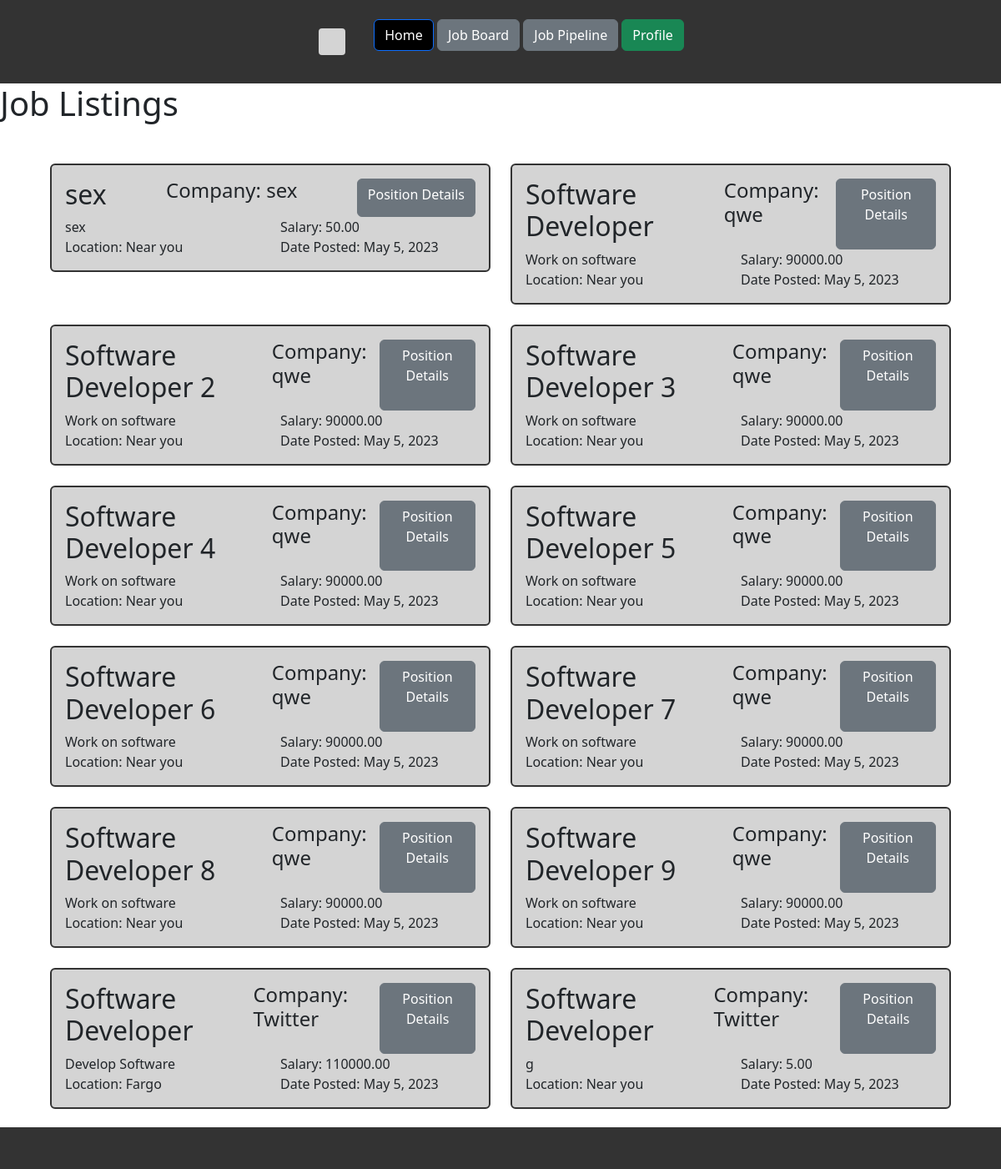
The page /candidate/job_list/ on the database as committed earlier.
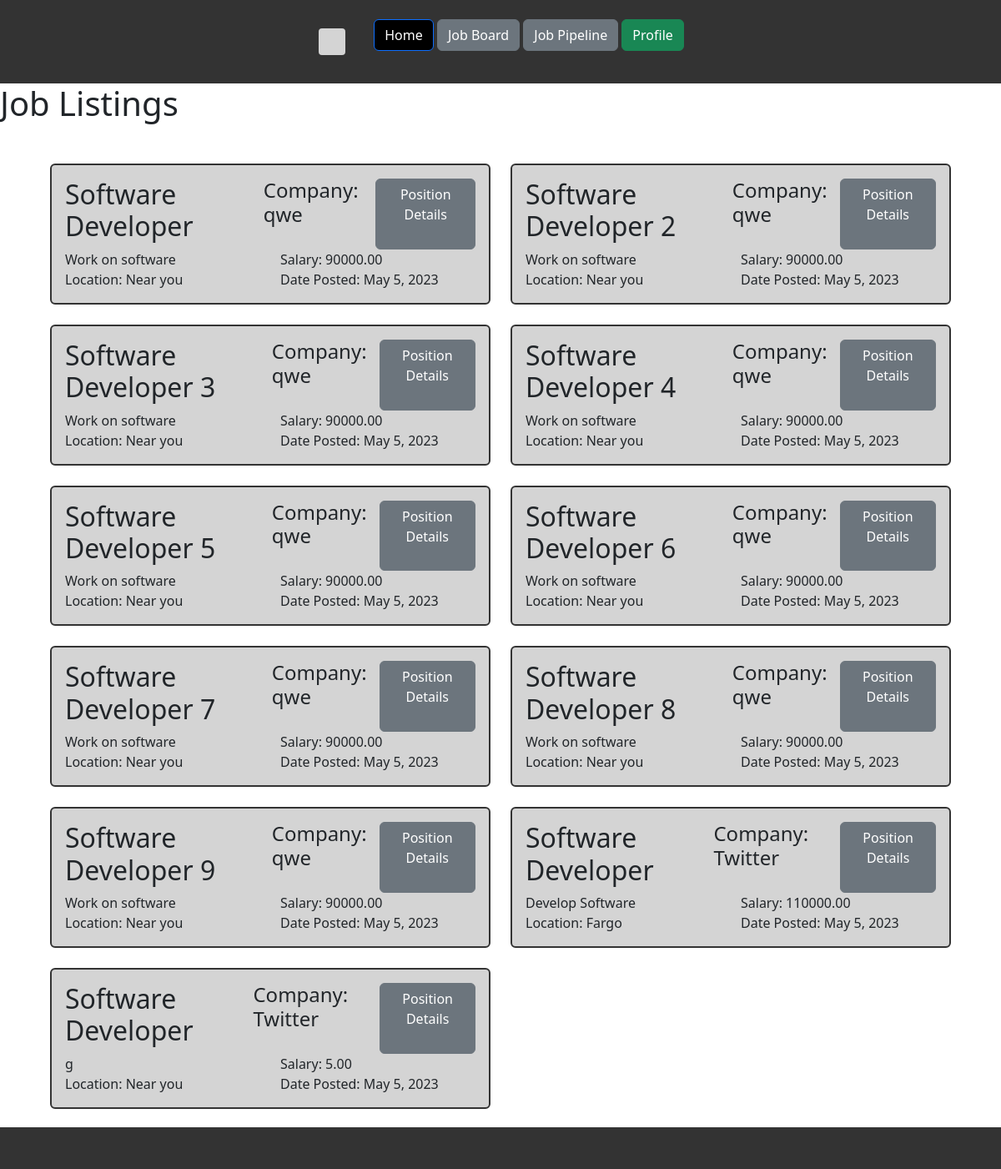
The same page on the database as committed later.
### employer/models.py (models this page shows, shortened)
class Job(models.Model):
    JobID = models.AutoField(primary_key=True)
    JobTitle = models.CharField(max_length=255, verbose_name= "Job Title")
    JobDescription = models.TextField(blank=True, null=True, verbose_name="Job Description")
    Salary = models.DecimalField(max_digits=10, decimal_places=2, blank=True, null=True)
    Location = models.CharField(max_length=255, blank=True, null=True)
    DatePosted = models.DateField(verbose_name= "Date Posted")
    EmployerID = models.ForeignKey(Employer, on_delete=models.CASCADE)

class Employer(models.Model):
    EmployerID = models.AutoField(primary_key=True)
    CompanyName = models.CharField(max_length=255)
    Industry = models.CharField(max_length=255, blank=True, null=True)
    Email = models.CharField(max_length=255)
    Password = models.CharField(max_length=255)
    is_employer = models.BooleanField(default=True)
    last_login = models.DateTimeField(blank=True, null=True)
    def __str__(self):
        return self.CompanyName

### candidate/views.py (the view)
# urls.py: path('job_list/', views.job_list, name='job_list'),
def job_list(request):
    jobs = Job.objects.all()
    context = {'jobs': jobs}
    return render(request, 'candidate/job_list.html', context)

### candidate/templates/candidate/job_list.html (shortened to what this page needs)
{% extends 'candidate/candidate_base.html' %} {% block content %}
<!DOCTYPE html>
<html lang="en">
  <head>
    <link
      href="https://cdn.jsdelivr.net/npm/bootstrap@5.3.0-alpha3/dist/css/bootstrap.min.css"
      rel="stylesheet"
    />
  </head>
  <body>
  </body>
</html>
<h1>Job Listings</h1>
{% if jobs %}
    <div class="row mx-5 my-5">
        {% for job in jobs %}
            <div class="col-6 col-lg-6 mb-4">
            <div class="card">
                <div class="card-body">
                <div class="d-flex justify-content-between">
                    <h2 class="card-title">{{ job.JobTitle }}</h2><h4 class="company">Company: {{ job.EmployerID }}</h4>
                    <a href="{% url 'candidate:job_detail' job_id=job.JobID %}" class="btn btn-secondary">Position Details</a>
                </div>
                <div class="row">
                    <div class="col-md-6">
                    <p class="card-text">{{ job.JobDescription }}</p>
                    </div>
                    <div class="col-md-6">
                    <p class="card-text">Salary: {{ job.Salary }}</p>
                    </div>
                </div>
                <div class="row">
                    <div class="col-md-6">
                    <p class="card-text">Location: {{ job.Location }}</p>
                    </div>
                    <div class="col-md-6">
                    <p class="card-text">Date Posted: {{ job.DatePosted }}</p>
                    </div>
                </div>
                </div>
            </div>
            </div>
        {% endfor %}
    </div>
    {% else %}
      <p>No jobs found.</p>
    {% endif %}
{% endblock %}

### candidate/templates/candidate/candidate_base.html (shortened to what this page needs)
<!DOCTYPE html>
<html>
  <head>
    {% load static %}
    <link rel="stylesheet" type="text/css" href="{% static 'candidate/css/style.css' %}">
  </head>
  <body>
    <header class="header">
      <nav class="nav" style="display: flex; justify-content: space-between; align-items: center;">
        <div class="card">
          <div class="card-body">
          </div>
        </div>
      </nav>
        <ul>
          <li style="display: inline-block;"><a href="{% url 'candidate:candidate_home' %}" class="btn btn-primary">Home</a></li>
          <li style="display: inline-block;"><a href="{% url 'candidate:job_list' %}" class="btn btn-secondary">Job Board</a></li>
          <li style="display: inline-block;"><a href="{% url 'candidate:job_pipeline' %}" class="btn btn-secondary">Job Pipeline</a></li>
          <li style="display: inline-block;"><a href="{% url 'candidate:candidate_profile'  %}" class="btn btn-success ml-4">Profile</a></li>
        </ul>
    </header>
    <main>
      {% block content %}{% endblock %}
    </main>
    <footer class="footer">
    </footer>
  </body>
</html>

### candidate/static/candidate/css/style.css (style rules this page uses)
body { background-color: #f5f5f5; margin: 0; padding: 0; }
.header { background-color: #333; height: 100px; display: flex; justify-content: center; align-items: center; }
.nav { display: flex; justify-content: flex-start; }
.btn-primary { background-color: #000000 !important; color: #ff0000; border-radius: 0; font-size: 16px; font-weight: 600; padding: 10px 20px; text-decoration: none; }
.footer { background-color: #333; color: #fff; height: 50px; display: flex; justify-content: center; align-items: center; position: fixed; bottom: 0; width: 100%; }
.card { background-color: rgb(212, 212, 212) !important; border: 2px solid #333 !important; }
.header { position: relative; }

Rows that differ between the two databases and show on the page:
removed Job: JobTitle "sex", EmployerID "sex", JobDescription "sex", Salary "50.00", Location "Near you", DatePosted "May 5, 2023"
